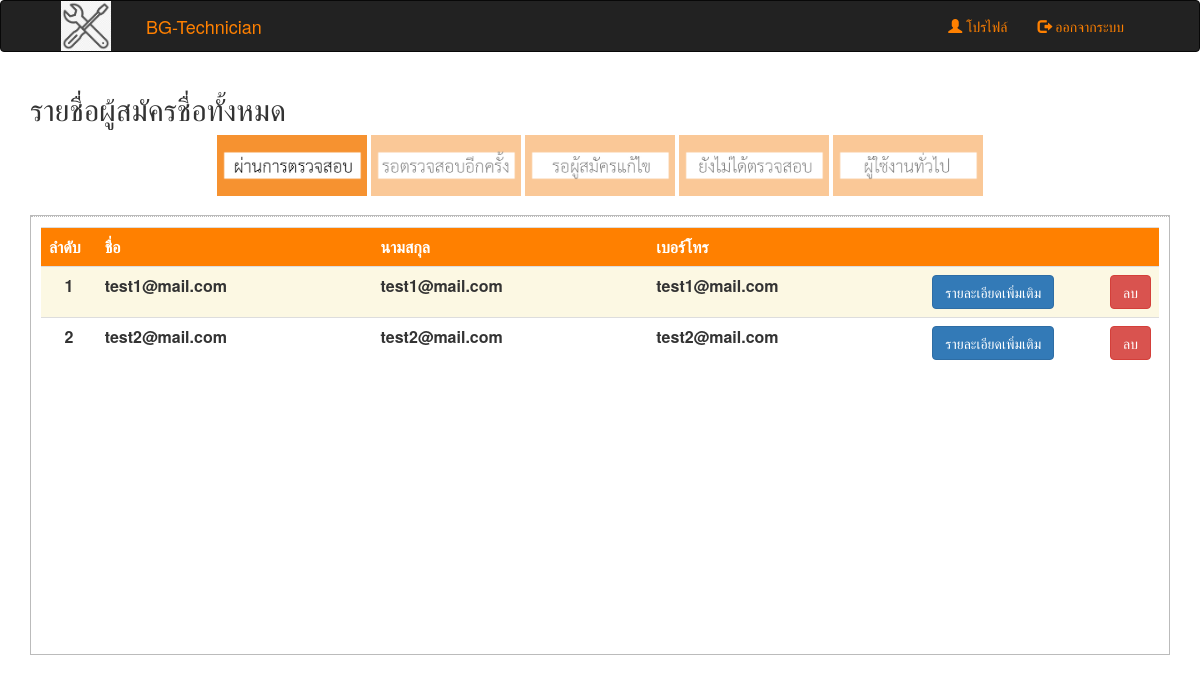
The page /admin-index.php (signed in) on the database its author committed.
### tables this page shows
CREATE TABLE `users` (
  `id` int(10) NOT NULL,
  `email` varchar(100) NOT NULL,
  `password` varchar(1000) NOT NULL,
  `firstname` varchar(100) NOT NULL,
  `lastname` varchar(100) NOT NULL,
  `sex` enum('male','female') NOT NULL,
  `address` varchar(1000) DEFAULT NULL,
  `contact` varchar(100) DEFAULT NULL,
  `detail` varchar(1000) DEFAULT NULL,
  `status` enum('user','admin','technician','wait','wait-fix','fixed') NOT NULL,
  `avatar_path` varchar(1000) DEFAULT NULL,
  `certificate_id` varchar(100) DEFAULT NULL,
  `star` float NOT NULL
);

### admin-index.php (the view, shortened to what this page needs)
<?php
require 'header.php';
require 'connection.php';
if (!isset($_SESSION['email']) && $_SESSION['status'] != "admin") {?>
    <script type="text/javascript">
        // alert("เปลี่ยนแปลงข้อมูลเรียบร้อย")
        window.location.href = 'login.php';
    </script><?php
}@$str = $_POST['test'];
if ($str == 'fixed') {
    $query = "SELECT * FROM users WHERE status = 'fixed'";
    $result = mysqli_query($connect, $query);
} else if ($str == 'wait-fix') {
    $query = "SELECT * FROM users WHERE status = 'wait-fix'";
    $result = mysqli_query($connect, $query);
} else if ($str == 'wait') {
    $query = "SELECT * FROM users WHERE status = 'wait'";
    $result = mysqli_query($connect, $query);
} else if ($str == 'user') {
    $query = "SELECT * FROM users WHERE status = 'user'";
    $result = mysqli_query($connect, $query);
} else {
    $query = "SELECT * FROM users WHERE status='technician'";
    $result = mysqli_query($connect, $query);
}
?>
<!DOCTYPE html>
<html lang="en">
<head>
    <link rel="stylesheet" href="css/style-admin.css" type="text/css">
</head>
<body>
<div class="container">
    <h2>รายชื่อผู้สมัครชื่อทั้งหมด</h2>
    <div align="center">
        <form name="form" action="admin-index.php" method="post">
            <label>
                <img src="img/pass.jpg">
            </label>
            <label>
                <img src="img/wait-2.jpg">
            </label>
            <label>
                <img src="img/wait.jpg">
            </label>
            <label>
                <img src="img/not.jpg">
            </label>
            <label>
                <img src="img/user.jpg">
            </label>
        </form>
    </div>
    <div class="detailBox">
        <div class="actionBox">
            <ul class="commentList">
                <div class="table-responsive">
                    <table class="table table-hover">
                        <tbody>
                            <tr style="color: white; background-color:#ff8000;">
                            <th>ลำดับ</th>
                            <th>ชื่อ</th>
                            <th>นามสกุล</th>
                            <th>เบอร์โทร</th>
                            <th></th>
                            <th></th>
                        </tr>
                        <?php
                        $counter = 1;
                        while ($row = mysqli_fetch_array($result)) { ?>
                            <tr class="<?php if(($counter%2)==0){echo "default";}else{ echo "warning";}?>">
                                <th width="5%" style="text-align: center"><?php echo $counter ?></th>
                                <th width="25%"><?php echo $row['firstname']; ?></th>
                                <th width="25%"><?php echo $row['lastname']; ?></th>
                                <th width="25%"><?php echo $row['contact']; ?></th>
                                <th width="16%" align="center"><a href="profile-all.php?id=<?php echo $row['id'] ?>"
                                                                  class="btn btn-primary">รายละเอียดเพิ่มเติม</a></th>
                                <th width="4%" align="center"><a class="btn btn-danger" href="delete.php?id=<?php echo $row['id']; ?>"
                                                                 onClick="return confirm('คุณต้องการที่จะลบผู้ใช้ ท่านนี้ ใช่หรือไม่');">ลบ</a>
                                </th>
                            </tr>
                            <?php $counter = $counter + 1;
                        }?>
                        </tbody>
                    </table>
                </div>
            </ul>
        </div>
    </div>
</div>
</body>
</html>

### css/style-admin.css (style rules this page uses)
body { font-family: sans-serif; }
.img-checker + img { opacity: 0.5; cursor: pointer; width: 150px; }
.img-checker:checked + img { opacity: 1.0; }

### admin-index.php (style rules this page uses)
.detailBox { width:100%; height: 55%; border:1px solid #bbb; }
.commentList { padding:0; list-style:none; max-height:95%; max-width: 100%; overflow:auto; }
.actionBox { border-top:1px dotted #bbb; padding:10px; }

### rows shown on the page
users: firstname "test1@mail.com", lastname "test1@mail.com", contact "test1@mail.com"
users: firstname "test2@mail.com", lastname "test2@mail.com", contact "test2@mail.com"
